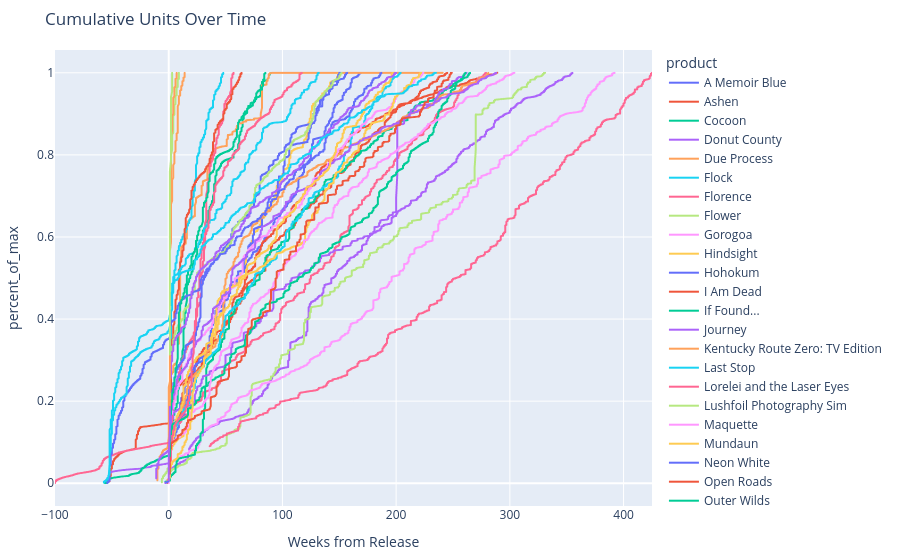

The notebook cell this image was saved under:
### Code cell
import plotly.express as px

# Create the interactive line plot
fig = px.line(df, 
              x="Weeks_from_Release", 
              y="percent_of_max", 
              color='product',
              title="Cumulative Units Over Time",
              labels={
                  "Weeks_from_Release": "Weeks from Release",
                  "units": "Cume Units"
              })

# Update the layout for better aesthetics
fig.update_layout(
    autosize=True,
    height=600,
    margin=dict(l=20, r=20, t=50, b=20),
    hovermode='closest'
)

# Save as HTML
fig.write_html("docs/cumulative_units_overtime_100.html")

# Show the interactive plot
fig.show()

### Figure 1 — Plotly figure (JSON) as saved in the notebook; plotly's stock layout.template omitted (floating-point values rounded to 4 significant figures; data arrays with more than 128 entries replaced by an {"elided": "..."} marker saying what was removed)
{"data": [{"hovertemplate": "product=A Memoir Blue<br>Weeks from Release=%{x}<br>percent_of_max=%{y}<extra></extra>", "legendgroup": "A Memoir Blue", "line": {"color": "#636efa", "dash": "solid"}, "marker": {"symbol": "circle"}, "mode": "lines", "name": "A Memoir Blue", "showlegend": true, "type": "scattergl", "x": {"elided": "1181 int values"}, "xaxis": "x", "y": {"elided": "1181 float values"}, "yaxis": "y"}, {"hovertemplate": "product=Ashen<br>Weeks from Release=%{x}<br>percent_of_max=%{y}<extra></extra>", "legendgroup": "Ashen", "line": {"color": "#EF553B", "dash": "solid"}, "marker": {"symbol": "circle"}, "mode": "lines", "name": "Ashen", "showlegend": true, "type": "scattergl", "x": {"elided": "2384 int values"}, "xaxis": "x", "y": {"elided": "2384 float values"}, "yaxis": "y"}, {"hovertemplate": "product=Cocoon<br>Weeks from Release=%{x}<br>percent_of_max=%{y}<extra></extra>", "legendgroup": "Cocoon", "line": {"color": "#00cc96", "dash": "solid"}, "marker": {"symbol": "circle"}, "mode": "lines", "name": "Cocoon", "showlegend": true, "type": "scattergl", "x": {"elided": "655 int values"}, "xaxis": "x", "y": {"elided": "655 float values"}, "yaxis": "y"}, {"hovertemplate": "product=Donut County<br>Weeks from Release=%{x}<br>percent_of_max=%{y}<extra></extra>", "legendgroup": "Donut County", "line": {"color": "#ab63fa", "dash": "solid"}, "marker": {"symbol": "circle"}, "mode": "lines", "name": "Donut County", "showlegend": true, "type": "scattergl", "x": {"elided": "2513 int values"}, "xaxis": "x", "y": {"elided": "2513 float values"}, "yaxis": "y"}, {"hovertemplate": "product=Due Process<br>Weeks from Release=%{x}<br>percent_of_max=%{y}<extra></extra>", "legendgroup": "Due Process", "line": {"color": "#FFA15A", "dash": "solid"}, "marker": {"symbol": "circle"}, "mode": "lines", "name": "Due Process", "showlegend": true, "type": "scattergl", "x": {"elided": "1762 int values"}, "xaxis": "x", "y": {"elided": "1762 float values"}, "yaxis": "y"}, {"hovertemplate": "product=Flock<br>Weeks from Release=%{x}<br>percent_of_max=%{y}<extra></extra>", "legendgroup": "Flock", "line": {"color": "#19d3f3", "dash": "solid"}, "marker": {"symbol": "circle"}, "mode": "lines", "name": "Flock", "showlegend": true, "type": "scattergl", "x": {"elided": "336 int values"}, "xaxis": "x", "y": {"elided": "336 float values"}, "yaxis": "y"}, {"hovertemplate": "product=Florence<br>Weeks from Release=%{x}<br>percent_of_max=%{y}<extra></extra>", "legendgroup": "Florence", "line": {"color": "#FF6692", "dash": "solid"}, "marker": {"symbol": "circle"}, "mode": "lines", "name": "Florence", "showlegend": true, "type": "scattergl", "x": {"elided": "2653 int values"}, "xaxis": "x", "y": {"elided": "2653 float values"}, "yaxis": "y"}, {"hovertemplate": "product=Flower<br>Weeks from Release=%{x}<br>percent_of_max=%{y}<extra></extra>", "legendgroup": "Flower", "line": {"color": "#B6E880", "dash": "solid"}, "marker": {"symbol": "circle"}, "mode": "lines", "name": "Flower", "showlegend": true, "type": "scattergl", "x": {"elided": "2315 int values"}, "xaxis": "x", "y": {"elided": "2315 float values"}, "yaxis": "y"}, {"hovertemplate": "product=Gorogoa<br>Weeks from Release=%{x}<br>percent_of_max=%{y}<extra></extra>", "legendgroup": "Gorogoa", "line": {"color": "#FF97FF", "dash": "solid"}, "marker": {"symbol": "circle"}, "mode": "lines", "name": "Gorogoa", "showlegend": true, "type": "scattergl", "x": {"elided": "2724 int values"}, "xaxis": "x", "y": {"elided": "2724 float values"}, "yaxis": "y"}, {"hovertemplate": "product=Hindsight<br>Weeks from Release=%{x}<br>percent_of_max=%{y}<extra></extra>", "legendgroup": "Hindsight", "line": {"color": "#FECB52", "dash": "solid"}, "marker": {"symbol": "circle"}, "mode": "lines", "name": "Hindsight", "showlegend": true, "type": "scattergl", "x": {"elided": "1048 int values"}, "xaxis": "x", "y": {"elided": "1048 float values"}, "yaxis": "y"}, {"hovertemplate": "product=Hohokum<br>Weeks from Release=%{x}<br>percent_of_max=%{y}<extra></extra>", "legendgroup": "Hohokum", "line": {"color": "#636efa", "dash": "solid"}, "marker": {"symbol": "circle"}, "mode": "lines", "name": "Hohokum", "showlegend": true, "type": "scattergl", "x": {"elided": "1055 int values"}, "xaxis": "x", "y": {"elided": "1055 float values"}, "yaxis": "y"}, {"hovertemplate": "product=I Am Dead<br>Weeks from Release=%{x}<br>percent_of_max=%{y}<extra></extra>", "legendgroup": "I Am Dead", "line": {"color": "#EF553B", "dash": "solid"}, "marker": {"symbol": "circle"}, "mode": "lines", "name": "I Am Dead", "showlegend": true, "type": "scattergl", "x": {"elided": "1727 int values"}, "xaxis": "x", "y": {"elided": "1727 float values"}, "yaxis": "y"}, {"hovertemplate": "product=If Found...<br>Weeks from Release=%{x}<br>percent_of_max=%{y}<extra></extra>", "legendgroup": "If Found...", "line": {"color": "#00cc96", "dash": "solid"}, "marker": {"symbol": "circle"}, "mode": "lines", "name": "If Found...", "showlegend": true, "type": "scattergl", "x": {"elided": "1855 int values"}, "xaxis": "x", "y": {"elided": "1855 float values"}, "yaxis": "y"}, {"hovertemplate": "product=Journey<br>Weeks from Release=%{x}<br>percent_of_max=%{y}<extra></extra>", "legendgroup": "Journey", "line": {"color": "#ab63fa", "dash": "solid"}, "marker": {"symbol": "circle"}, "mode": "lines", "name": "Journey", "showlegend": true, "type": "scattergl", "x": {"elided": "2212 int values"}, "xaxis": "x", "y": {"elided": "2212 float values"}, "yaxis": "y"}, {"hovertemplate": "product=Kentucky Route Zero: TV Edition<br>Weeks from Release=%{x}<br>percent_of_max=%{y}<extra></extra>", "legendgroup": "Kentucky Route Zero: TV Edition", "line": {"color": "#FFA15A", "dash": "solid"}, "marker": {"symbol": "circle"}, "mode": "lines", "name": "Kentucky Route Zero: TV Edition", "showlegend": true, "type": "scattergl", "x": {"elided": "1981 int values"}, "xaxis": "x", "y": {"elided": "1981 float values"}, "yaxis": "y"}, {"hovertemplate": "product=Last Stop<br>Weeks from Release=%{x}<br>percent_of_max=%{y}<extra></extra>", "legendgroup": "Last Stop", "line": {"color": "#19d3f3", "dash": "solid"}, "marker": {"symbol": "circle"}, "mode": "lines", "name": "Last Stop", "showlegend": true, "type": "scattergl", "x": {"elided": "1426 int values"}, "xaxis": "x", "y": {"elided": "1426 float values"}, "yaxis": "y"}, {"hovertemplate": "product=Lorelei and the Laser Eyes<br>Weeks from Release=%{x}<br>percent_of_max=%{y}<extra></extra>", "legendgroup": "Lorelei and the Laser Eyes", "line": {"color": "#FF6692", "dash": "solid"}, "marker": {"symbol": "circle"}, "mode": "lines", "name": "Lorelei and the Laser Eyes", "showlegend": true, "type": "scattergl", "x": {"elided": "397 int values"}, "xaxis": "x", "y": {"elided": "397 float values"}, "yaxis": "y"}, {"hovertemplate": "product=Lushfoil Photography Sim<br>Weeks from Release=%{x}<br>percent_of_max=%{y}<extra></extra>", "legendgroup": "Lushfoil Photography Sim", "line": {"color": "#B6E880", "dash": "solid"}, "marker": {"symbol": "circle"}, "mode": "lines", "name": "Lushfoil Photography Sim", "showlegend": true, "type": "scattergl", "x": [1, 1, 1, 1, 1, 1, 1, 2, 2, 2, 2, 2, 2, 2, 3, 3, 3, 3, 3, 3, 3, 4, 4, 4, 4, 4, 4, 4, 5, 5, 5, 5, 5, 5, 5, 6, 6, 6, 6, 6, 6, 6, 7, 7, 7, 7, 7, 7, 7, 8, 8, 8, 8, 8, 8, 8, 9, 9, 9, 9, 9, 9, 9], "xaxis": "x", "y": [0.1987, 0.3394, 0.4197, 0.4826, 0.537, 0.586, 0.6221, 0.6583, 0.6878, 0.7115, 0.736, 0.7585, 0.7803, 0.8003, 0.8127, 0.8187, 0.8261, 0.8328, 0.8391, 0.8446, 0.8495, 0.8539, 0.8595, 0.8669, 0.8739, 0.8822, 0.8893, 0.8941, 0.8984, 0.9027, 0.906, 0.9111, 0.9152, 0.9192, 0.9219, 0.9241, 0.9265, 0.9294, 0.9331, 0.937, 0.9404, 0.9433, 0.9456, 0.9481, 0.9503, 0.9533, 0.957, 0.9606, 0.9631, 0.9656, 0.9679, 0.9705, 0.9739, 0.9775, 0.9804, 0.9829, 0.9854, 0.9881, 0.9902, 0.9932, 0.9961, 0.9984, 1], "yaxis": "y"}, {"hovertemplate": "product=Maquette<br>Weeks from Release=%{x}<br>percent_of_max=%{y}<extra></extra>", "legendgroup": "Maquette", "line": {"color": "#FF97FF", "dash": "solid"}, "marker": {"symbol": "circle"}, "mode": "lines", "name": "Maquette", "showlegend": true, "type": "scattergl", "x": {"elided": "1569 int values"}, "xaxis": "x", "y": {"elided": "1569 float values"}, "yaxis": "y"}, {"hovertemplate": "product=Mundaun<br>Weeks from Release=%{x}<br>percent_of_max=%{y}<extra></extra>", "legendgroup": "Mundaun", "line": {"color": "#FECB52", "dash": "solid"}, "marker": {"symbol": "circle"}, "mode": "lines", "name": "Mundaun", "showlegend": true, "type": "scattergl", "x": {"elided": "1554 int values"}, "xaxis": "x", "y": {"elided": "1554 float values"}, "yaxis": "y"}, {"hovertemplate": "product=Neon White<br>Weeks from Release=%{x}<br>percent_of_max=%{y}<extra></extra>", "legendgroup": "Neon White", "line": {"color": "#636efa", "dash": "solid"}, "marker": {"symbol": "circle"}, "mode": "lines", "name": "Neon White", "showlegend": true, "type": "scattergl", "x": {"elided": "1118 int values"}, "xaxis": "x", "y": {"elided": "1118 float values"}, "yaxis": "y"}, {"hovertemplate": "product=Open Roads<br>Weeks from Release=%{x}<br>percent_of_max=%{y}<extra></extra>", "legendgroup": "Open Roads", "line": {"color": "#EF553B", "dash": "solid"}, "marker": {"symbol": "circle"}, "mode": "lines", "name": "Open Roads", "showlegend": true, "type": "scattergl", "x": {"elided": "446 int values"}, "xaxis": "x", "y": {"elided": "446 float values"}, "yaxis": "y"}, {"hovertemplate": "product=Outer Wilds<br>Weeks from Release=%{x}<br>percent_of_max=%{y}<extra></extra>", "legendgroup": "Outer Wilds", "line": {"color": "#00cc96", "dash": "solid"}, "marker": {"symbol": "circle"}, "mode": "lines", "name": "Outer Wilds", "showlegend": true, "type": "scattergl", "x": {"elided": "2220 int values"}, "xaxis": "x", "y": {"elided": "2220 float values"}, "yaxis": "y"}, {"hovertemplate": "product=Sayonara Wild Hearts<br>Weeks from Release=%{x}<br>percent_of_max=%{y}<extra></extra>", "legendgroup": "Sayonara Wild Hearts", "line": {"color": "#ab63fa", "dash": "solid"}, "marker": {"symbol": "circle"}, "mode": "lines", "name": "Sayonara Wild Hearts", "showlegend": true, "type": "scattergl", "x": {"elided": "2098 int values"}, "xaxis": "x", "y": {"elided": "2098 float values"}, "yaxis": "y"}, {"hovertemplate": "product=Skin Deep<br>Weeks from Release=%{x}<br>percent_of_max=%{y}<extra></extra>", "legendgroup": "Skin Deep", "line": {"color": "#FFA15A", "dash": "solid"}, "marker": {"symbol": "circle"}, "mode": "lines", "name": "Skin Deep", "showlegend": true, "type": "scattergl", "x": [1, 1, 1, 1, 1, 1, 1, 2, 2, 2, 2, 2, 2, 2, 3, 3, 3, 3, 3, 3, 3, 4, 4, 4, 4, 4, 4, 4, 5, 5, 5, 5, 5, 5, 5, 6, 6, 6, 6, 6, 6, 6, 7, 7, 7, 7, 7, 7], "xaxis": "x", "y": [0.2434, 0.374, 0.4737, 0.5455, 0.6015, 0.6426, 0.6722, 0.701, 0.7246, 0.749, 0.7704, 0.795, 0.8232, 0.8469, 0.8608, 0.8671, 0.8729, 0.8794, 0.8857, 0.8899, 0.8942, 0.8997, 0.9054, 0.9141, 0.9232, 0.93, 0.9355, 0.9389, 0.9433, 0.9474, 0.9515, 0.9559, 0.9586, 0.9616, 0.9645, 0.9668, 0.9692, 0.9721, 0.9759, 0.9801, 0.9831, 0.9849, 0.9868, 0.9894, 0.9916, 0.9953, 0.9982, 1], "yaxis": "y"}, {"hovertemplate": "product=Solar Ash<br>Weeks from Release=%{x}<br>percent_of_max=%{y}<extra></extra>", "legendgroup": "Solar Ash", "line": {"color": "#19d3f3", "dash": "solid"}, "marker": {"symbol": "circle"}, "mode": "lines", "name": "Solar Ash", "showlegend": true, "type": "scattergl", "x": {"elided": "1307 int values"}, "xaxis": "x", "y": {"elided": "1307 float values"}, "yaxis": "y"}, {"hovertemplate": "product=Storyteller<br>Weeks from Release=%{x}<br>percent_of_max=%{y}<extra></extra>", "legendgroup": "Storyteller", "line": {"color": "#FF6692", "dash": "solid"}, "marker": {"symbol": "circle"}, "mode": "lines", "name": "Storyteller", "showlegend": true, "type": "scattergl", "x": {"elided": "817 int values"}, "xaxis": "x", "y": {"elided": "817 float values"}, "yaxis": "y"}, {"hovertemplate": "product=Stray<br>Weeks from Release=%{x}<br>percent_of_max=%{y}<extra></extra>", "legendgroup": "Stray", "line": {"color": "#B6E880", "dash": "solid"}, "marker": {"symbol": "circle"}, "mode": "lines", "name": "Stray", "showlegend": true, "type": "scattergl", "x": {"elided": "1111 int values"}, "xaxis": "x", "y": {"elided": "1111 float values"}, "yaxis": "y"}, {"hovertemplate": "product=Telling Lies<br>Weeks from Release=%{x}<br>percent_of_max=%{y}<extra></extra>", "legendgroup": "Telling Lies", "line": {"color": "#FF97FF", "dash": "solid"}, "marker": {"symbol": "circle"}, "mode": "lines", "name": "Telling Lies", "showlegend": true, "type": "scattergl", "x": {"elided": "2125 int values"}, "xaxis": "x", "y": {"elided": "2125 float values"}, "yaxis": "y"}, {"hovertemplate": "product=The Artful Escape<br>Weeks from Release=%{x}<br>percent_of_max=%{y}<extra></extra>", "legendgroup": "The Artful Escape", "line": {"color": "#FECB52", "dash": "solid"}, "marker": {"symbol": "circle"}, "mode": "lines", "name": "The Artful Escape", "showlegend": true, "type": "scattergl", "x": {"elided": "1377 int values"}, "xaxis": "x", "y": {"elided": "1377 float values"}, "yaxis": "y"}, {"hovertemplate": "product=The Pathless<br>Weeks from Release=%{x}<br>percent_of_max=%{y}<extra></extra>", "legendgroup": "The Pathless", "line": {"color": "#636efa", "dash": "solid"}, "marker": {"symbol": "circle"}, "mode": "lines", "name": "The Pathless", "showlegend": true, "type": "scattergl", "x": {"elided": "1693 int values"}, "xaxis": "x", "y": {"elided": "1693 float values"}, "yaxis": "y"}, {"hovertemplate": "product=The Unfinished Swan<br>Weeks from Release=%{x}<br>percent_of_max=%{y}<extra></extra>", "legendgroup": "The Unfinished Swan", "line": {"color": "#EF553B", "dash": "solid"}, "marker": {"symbol": "circle"}, "mode": "lines", "name": "The Unfinished Swan", "showlegend": true, "type": "scattergl", "x": {"elided": "1741 int values"}, "xaxis": "x", "y": {"elided": "1741 float values"}, "yaxis": "y"}, {"hovertemplate": "product=Thirsty Suitors<br>Weeks from Release=%{x}<br>percent_of_max=%{y}<extra></extra>", "legendgroup": "Thirsty Suitors", "line": {"color": "#00cc96", "dash": "solid"}, "marker": {"symbol": "circle"}, "mode": "lines", "name": "Thirsty Suitors", "showlegend": true, "type": "scattergl", "x": {"elided": "593 int values"}, "xaxis": "x", "y": {"elided": "593 float values"}, "yaxis": "y"}, {"hovertemplate": "product=Twelve Minutes<br>Weeks from Release=%{x}<br>percent_of_max=%{y}<extra></extra>", "legendgroup": "Twelve Minutes", "line": {"color": "#ab63fa", "dash": "solid"}, "marker": {"symbol": "circle"}, "mode": "lines", "name": "Twelve Minutes", "showlegend": true, "type": "scattergl", "x": {"elided": "1405 int values"}, "xaxis": "x", "y": {"elided": "1405 float values"}, "yaxis": "y"}, {"hovertemplate": "product=Wanderstop<br>Weeks from Release=%{x}<br>percent_of_max=%{y}<extra></extra>", "legendgroup": "Wanderstop", "line": {"color": "#FFA15A", "dash": "solid"}, "marker": {"symbol": "circle"}, "mode": "lines", "name": "Wanderstop", "showlegend": true, "type": "scattergl", "x": [1, 1, 1, 1, 1, 1, 1, 2, 2, 2, 2, 2, 2, 2, 3, 3, 3, 3, 3, 3, 3, 4, 4, 4, 4, 4, 4, 4, 5, 5, 5, 5, 5, 5, 5, 6, 6, 6, 6, 6, 6, 6, 7, 7, 7, 7, 7, 7, 7, 8, 8, 8, 8, 8, 8, 8, 9, 9, 9, 9, 9, 9, 9, 10, 10, 10, 10, 10, 10, 10, 11, 11, 11, 11, 11, 11, 11, 12, 12, 12, 12, 12, 12, 12, 13, 13, 13, 13, 13, 13, 13, 14, 14, 14, 14, 14, 14, 14], "xaxis": "x", "y": [0.1899, 0.2704, 0.3475, 0.4176, 0.4773, 0.5296, 0.5652, 0.5876, 0.6078, 0.6246, 0.6385, 0.6558, 0.6707, 0.6803, 0.6882, 0.6964, 0.7038, 0.7125, 0.7231, 0.7324, 0.7384, 0.7439, 0.749, 0.7543, 0.7597, 0.7651, 0.7712, 0.7752, 0.7797, 0.7842, 0.7882, 0.7923, 0.7974, 0.8022, 0.8052, 0.8085, 0.8122, 0.8161, 0.821, 0.8255, 0.8303, 0.8336, 0.836, 0.8384, 0.8406, 0.8438, 0.847, 0.85, 0.852, 0.8541, 0.8565, 0.8711, 0.8891, 0.901, 0.9115, 0.9187, 0.9248, 0.9313, 0.9347, 0.9361, 0.9388, 0.9412, 0.943, 0.9446, 0.9466, 0.9483, 0.9501, 0.9526, 0.9551, 0.9567, 0.9583, 0.9598, 0.9614, 0.963, 0.9648, 0.9666, 0.9677, 0.969, 0.9704, 0.972, 0.9738, 0.9757, 0.9777, 0.9791, 0.9803, 0.9815, 0.9827, 0.9838, 0.9854, 0.987, 0.9882, 0.9895, 0.9909, 0.9923, 0.9937, 0.9958, 0.9986, 1], "yaxis": "y"}, {"hovertemplate": "product=Wattam<br>Weeks from Release=%{x}<br>percent_of_max=%{y}<extra></extra>", "legendgroup": "Wattam", "line": {"color": "#19d3f3", "dash": "solid"}, "marker": {"symbol": "circle"}, "mode": "lines", "name": "Wattam", "showlegend": true, "type": "scattergl", "x": {"elided": "2045 int values"}, "xaxis": "x", "y": {"elided": "2045 float values"}, "yaxis": "y"}, {"hovertemplate": "product=What Remains of Edith Finch<br>Weeks from Release=%{x}<br>percent_of_max=%{y}<extra></extra>", "legendgroup": "What Remains of Edith Finch", "line": {"color": "#FF6692", "dash": "solid"}, "marker": {"symbol": "circle"}, "mode": "lines", "name": "What Remains of Edith Finch", "showlegend": true, "type": "scattergl", "x": {"elided": "2724 int values"}, "xaxis": "x", "y": {"elided": "2724 float values"}, "yaxis": "y"}, {"hovertemplate": "product=to a T<br>Weeks from Release=%{x}<br>percent_of_max=%{y}<extra></extra>", "legendgroup": "to a T", "line": {"color": "#B6E880", "dash": "solid"}, "marker": {"symbol": "circle"}, "mode": "lines", "name": "to a T", "showlegend": true, "type": "scattergl", "x": [1, 1, 1, 1, 1, 1, 1, 2, 2, 2, 2, 2, 2, 2, 3, 3, 3, 3, 3, 3], "xaxis": "x", "y": [0.3138, 0.4763, 0.5744, 0.6445, 0.6939, 0.7289, 0.7587, 0.7876, 0.812, 0.84, 0.8712, 0.9008, 0.9215, 0.9409, 0.9539, 0.9626, 0.9727, 0.9841, 0.9943, 1], "yaxis": "y"}], "layout": {"autosize": true, "hovermode": "closest", "legend": {"title": {"text": "product"}, "tracegroupgap": 0}, "margin": {"b": 20, "l": 20, "r": 20, "t": 50}, "title": {"text": "Cumulative Units Over Time"}, "xaxis": {"anchor": "y", "autorange": true, "domain": [0, 1], "range": [-100, 425], "title": {"text": "Weeks from Release"}, "type": "linear"}, "yaxis": {"anchor": "x", "autorange": true, "domain": [0, 1], "range": [-0.05546, 1.056], "title": {"text": "percent_of_max"}, "type": "linear"}}}
